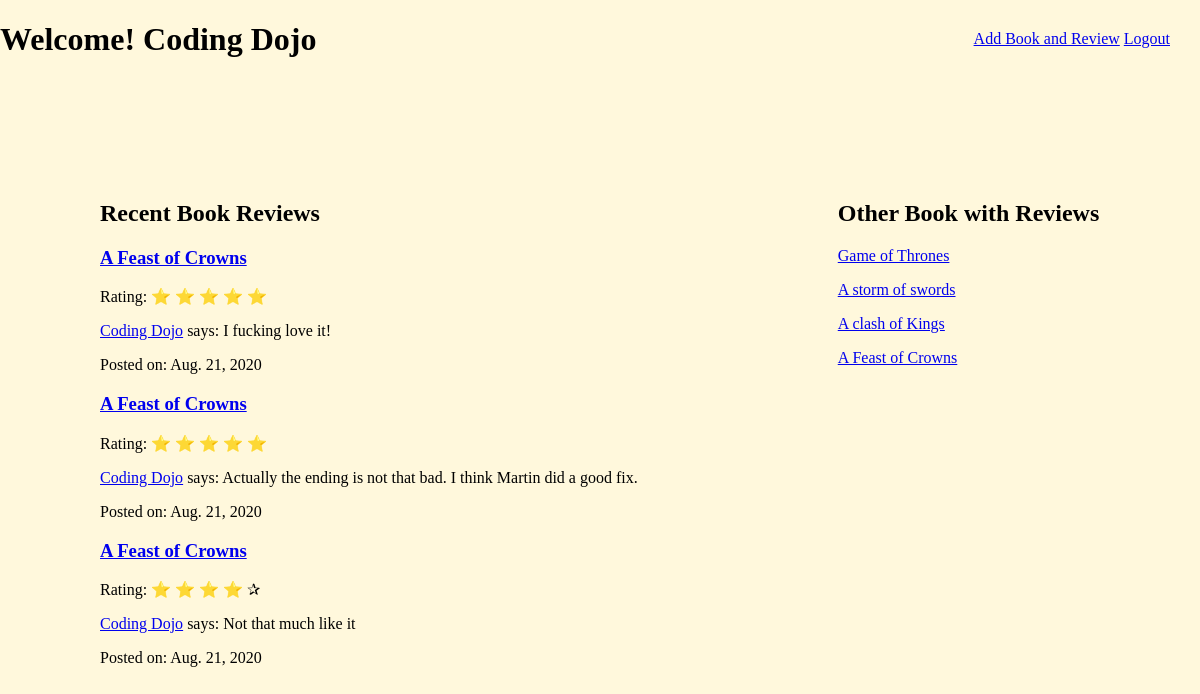
Screenshot of /books (signed in) with the database file from the repository.
### ReadersApp/models.py (models this page shows)
class User(models.Model):
    name   = models.CharField(max_length = 255)
    alias  = models.CharField(max_length = 255)
    email  = models.CharField(max_length = 255)
    passwd = models.CharField(max_length = 255)
    created_at = models.DateTimeField(auto_now_add = True)
    updated_at = models.DateTimeField(auto_now = True)
    objects = UserManager()

class Review(models.Model):
    desc = models.TextField()
    rate = models.IntegerField()
    user = models.ForeignKey('User', related_name="reviews", on_delete = models.CASCADE)
    book = models.ForeignKey('Book', related_name="reviews", on_delete = models.CASCADE)
    created_at = models.DateTimeField(auto_now_add = True)
    updated_at = models.DateTimeField(auto_now = True)

class Book(models.Model):
    title  = models.CharField(max_length = 255)
    author = models.ForeignKey('Author', related_name="books", on_delete = models.CASCADE)
    created_at = models.DateTimeField(auto_now_add = True)
    updated_at = models.DateTimeField(auto_now = True)
    objects = BookManager()

### ReadersApp/views.py (the view)
# urls.py: path('books', views.books),
def books(request):
    user = User.objects.get(id = request.session['user_id'])
    recent_reviews = []
    for review in Review.objects.all().order_by('-created_at')[:3]:
        recent_reviews.append(review)
    context = {
        'user': user,
        'recent_reviews': recent_reviews,
        'all_books': Book.objects.all(),
    }
    return render(request, 'books.html', context)

### ReadersApp/templates/books.html (shortened to what this page needs)
<!DOCTYPE html>
<html lang="en">
<head>
    {% load static %}
    <link rel="stylesheet" href="{% static 'css/style.css' %}">
</head>
<body>
    <div id='header'>
        <H1>Welcome! {{ user.name }}</H1>
        <div id='nav_links'>
            <a href='/books/add'>Add Book and Review</a>
            <a href='/logout'>Logout</a>
        </div>
    </div>
    <div id='container'>
        <section>
            <h2>Recent Book Reviews</h2>
            {% for review in recent_reviews %}
                <a href='/books/{{ review.book.id }}'><h3>{{ review.book.title }}</h3></a>
                <label>Rating: </label>
                {% if review.rate == 5 %}
                    &#x2B50; &#x2B50; &#x2B50; &#x2B50; &#x2B50;
                {% elif review.rate == 4 %}
                    &#x2B50; &#x2B50; &#x2B50; &#x2B50; &#x2730;
                {% elif review.rate == 3 %}
                    &#x2B50; &#x2B50; &#x2B50; &#x2730; &#x2730;
                {% elif review.rate == 2 %}
                    &#x2B50; &#x2B50; &#x2730; &#x2730; &#x2730;
                {% else %}
                    &#x2B50; &#x2730; &#x2730; &#x2730; &#x2730;
                {% endif %}
                <p><a href='/users/{{ review.user.id }}'>{{ review.user.name }}</a> says: {{ review.desc }}</p>
                <p>Posted on: {{ review.created_at.date }}</p>
            {% endfor %}
        </section>
        <section>
            <h2>Other Book with Reviews</h2>
            {% for book in all_books %}
                <p><a href='/books/{{ book.id }}'>{{ book.title }}</a></p>
            {% endfor %}
        </section>
    </div>
</body>
</html>

### ReadersApp/static/css/style.css (style rules this page uses)
html { background-color: cornsilk; }
body { max-width: 1200px; margin: 0 auto !important; float: none !important; }
#header { display: flex; align-content: space-between; }
#container { display: flex; align-content: space-between; }
h1 { flex: 60%; }
#nav_links { flex-flow: column; margin: 30px; }
section { margin: 100px; }

### rows the page displays
User: name "Coding Dojo"
Review: book "A Feast of Crowns", user.name "Coding Dojo", desc "I fucking love it!", created_at "Aug. 21, 2020"
Review: book "A Feast of Crowns", user.name "Coding Dojo", desc "Actually the ending is not that bad. I think Martin did a good fix.", created_at "Aug. 21, 2020"
Review: book "A Feast of Crowns", user.name "Coding Dojo", desc "Not that much like it", created_at "Aug. 21, 2020"
Book: title "Game of Thrones"
Book: title "A storm of swords"
Book: title "A clash of Kings"
Book: title "A Feast of Crowns"
